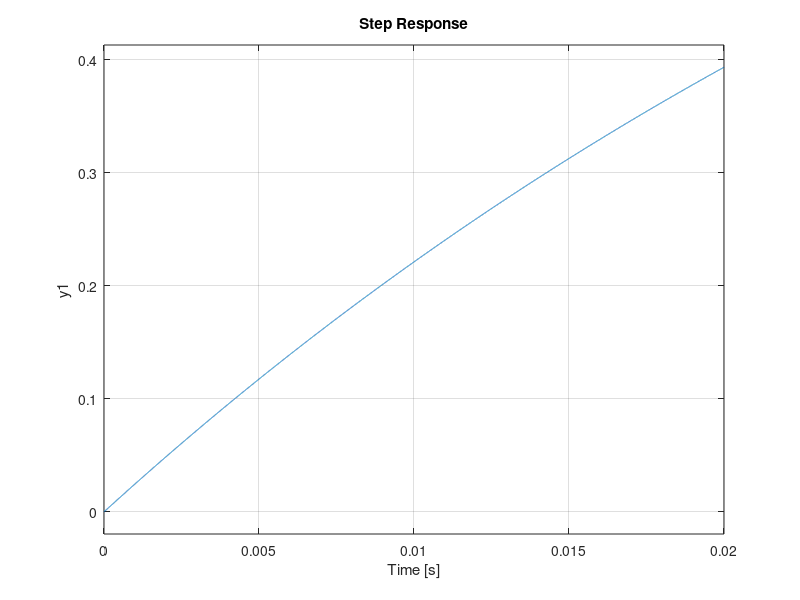
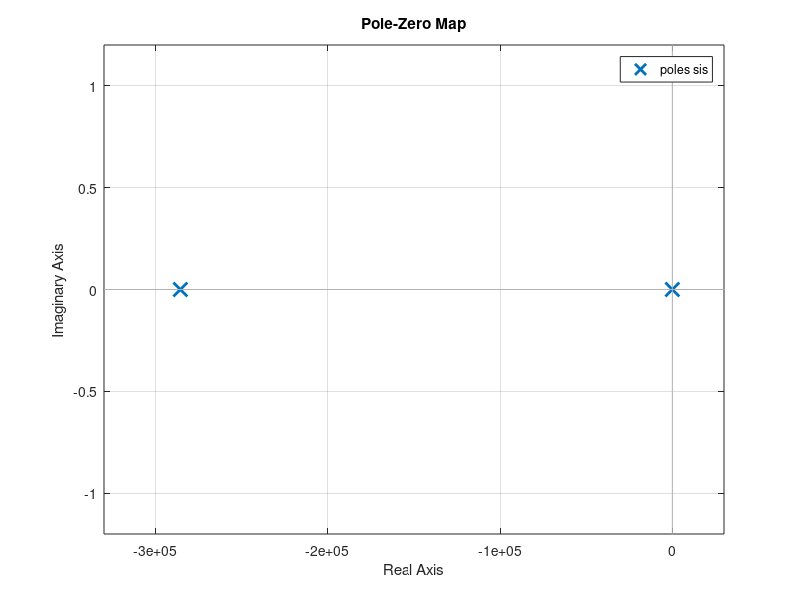

Reproduce these figures in MATLAB, in order.
clc
clear
close all

R1=10e3;
R2=4e3;
C=10e-6;
L=10e-3;

A=[-R2*R1/(L*(R2+R1)) -R1/(L*(R2+R1));
   R1/(C*(R2+R1)) -1/((R2+R1)*C)];
B=[1/L 0]';
C=[0 1];
D=[0];

sis=ss(A,B,C,D)

step(sis)

figure
pzmap(sis)